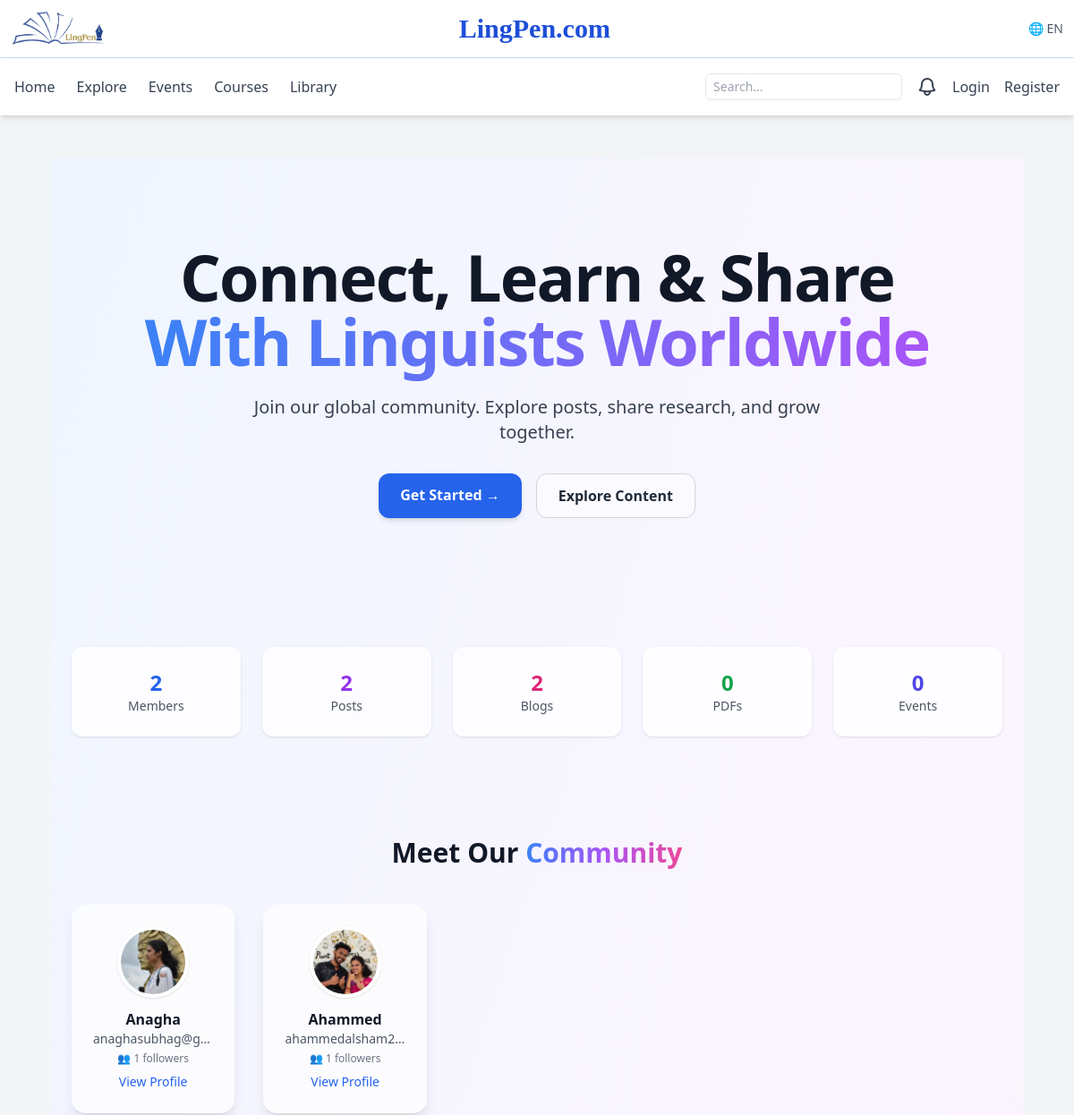
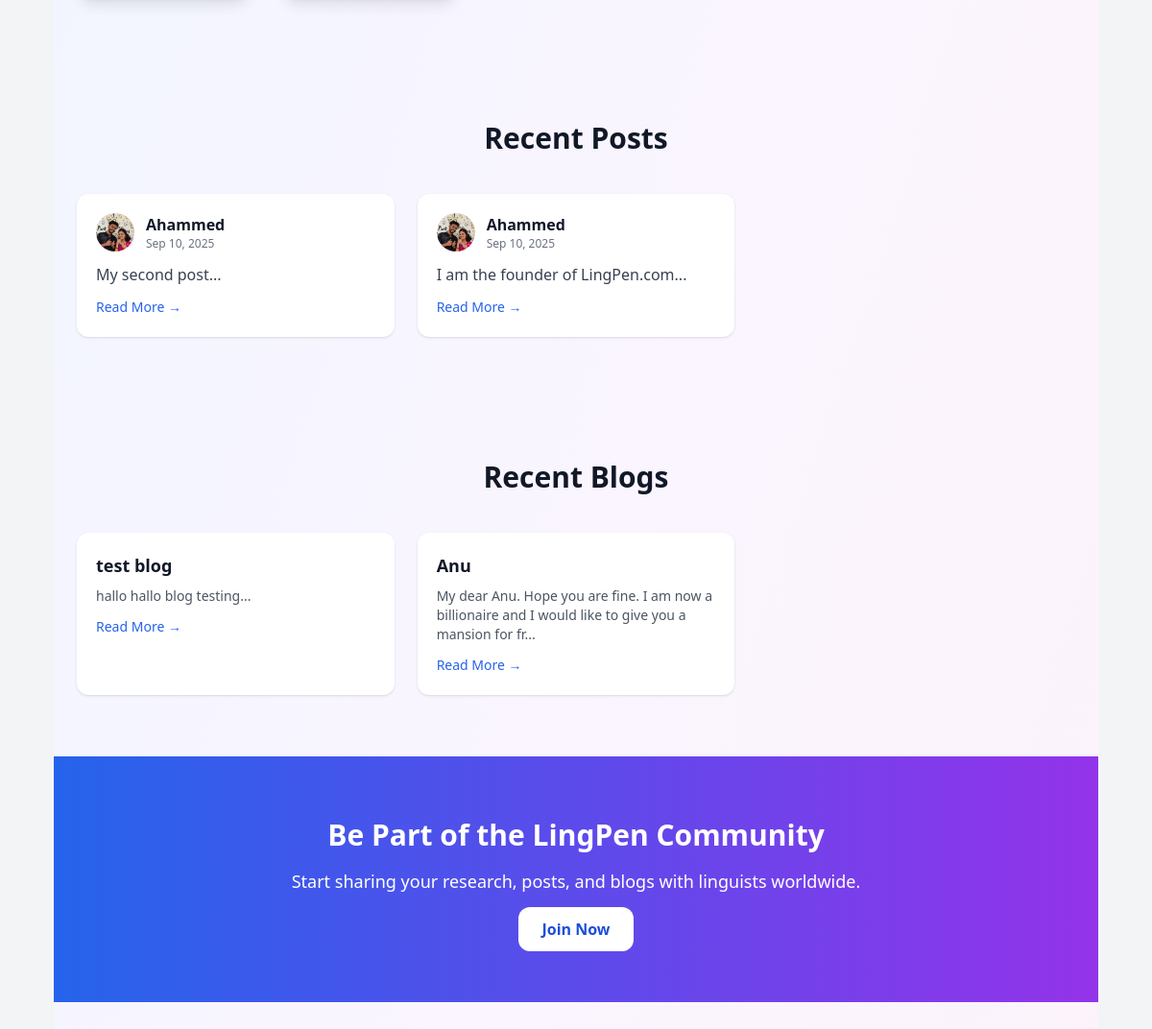
The page / on the database its author committed (2 pictures, top to bottom).
### app/models.py (models this page shows, shortened)
class User(UserMixin, db.Model):
    id = db.Column(db.Integer, primary_key=True)
    username = db.Column(db.String(80), unique=True, nullable=False, index=True)
    email = db.Column(db.String(255), unique=True, nullable=False, index=True)
    password_hash = db.Column(db.String(255), nullable=False)
    is_active = db.Column(db.Boolean, default=True)
    is_admin = db.Column(db.Boolean, default=False)
    email_verified_at = db.Column(db.DateTime)
    created_at = db.Column(db.DateTime, default=datetime.utcnow)
    profile = db.relationship("Profile", uselist=False, back_populates="user")
    following = db.relationship(
        "User",
        secondary=followers,
        primaryjoin=(followers.c.follower_id == id),
        secondaryjoin=(followers.c.followed_id == id),
        backref=db.backref("followers", lazy="dynamic"),
        lazy="dynamic"
    )
    post_comments = db.relationship("PostComment", back_populates="user", lazy="dynamic")
    blog_comments = db.relationship("BlogComment", back_populates="user", lazy="dynamic")

class Profile(db.Model):
    id = db.Column(db.Integer, primary_key=True)
    user_id = db.Column(db.Integer, db.ForeignKey("user.id"), unique=True)
    first_name = db.Column(db.String(80))
    last_name = db.Column(db.String(80))
    dob = db.Column(db.Date)
    photo_url = db.Column(db.String(255))
    cover_url = db.Column(db.String(255))
    about = db.Column(db.Text)
    primary_language = db.Column(db.String(80))
    interests = db.Column(db.String(255))
    proficiency_level = db.Column(db.String(50))
    user = db.relationship("User", back_populates="profile")

class Post(db.Model):
    id = db.Column(db.Integer, primary_key=True)
    user_id = db.Column(db.Integer, db.ForeignKey("user.id"), nullable=False, index=True)
    body = db.Column(db.Text, nullable=False)
    created_at = db.Column(db.DateTime, default=datetime.utcnow)
    updated_at = db.Column(db.DateTime, onupdate=datetime.utcnow)
    user = db.relationship("User", backref=db.backref("posts", lazy="dynamic"))
    likes = db.relationship("PostLike", back_populates="post", cascade='all, delete-orphan', lazy="dynamic")
    comments = db.relationship("PostComment", back_populates="post", cascade='all, delete-orphan', lazy="dynamic")

class Blog(db.Model):
    id = db.Column(db.Integer, primary_key=True)
    user_id = db.Column(db.Integer, db.ForeignKey("user.id"), nullable=False, index=True)
    title = db.Column(db.String(255), nullable=False)
    body = db.Column(db.Text, nullable=False)
    created_at = db.Column(db.DateTime, default=datetime.utcnow)
    updated_at = db.Column(db.DateTime, onupdate=datetime.utcnow)
    user = db.relationship("User", backref=db.backref("blogs", lazy="dynamic"))
    likes = db.relationship("BlogLike", back_populates="blog", cascade='all, delete-orphan', lazy="dynamic")
    comments = db.relationship("BlogComment", back_populates="blog", cascade='all, delete-orphan', lazy="dynamic")

### app/__init__.py (the view)
    @app.route("/")
    def home():
        users = User.query.order_by(User.id.desc()).limit(12).all()
        posts = Post.query.order_by(Post.created_at.desc()).limit(6).all()
        blogs = Blog.query.order_by(Blog.created_at.desc()).limit(6).all()  # latest 12 users
        return render_template("home.html", users=users, posts=posts, blogs=blogs)

### app/templates/home.html (shortened to what this page needs)
{% extends "base.html" %}
{% block content %}
<div class="min-h-screen bg-gradient-to-br from-blue-50 via-purple-50 to-pink-50">
  <section class="relative overflow-hidden">
    <div aria-hidden="true" class="absolute inset-0 -z-10 pointer-events-none">
      <div class="absolute top-56 right-16 w-[36rem] h-[36rem] rounded-full bg-gradient-to-bl from-pink-300 via-purple-300 to-blue-300 opacity-20 blur-3xl animate-spin-slow"></div>
      <div class="absolute inset-0 flex pointer-events-none">
        <span class="ipa floating -left-10 top-20 text-6xl text-[rgba(15,23,42,0.06)]">/ŋ/</span>
        <span class="ipa floating delay-1 left-1/4 top-40 text-5xl text-[rgba(15,23,42,0.05)]">/θ/</span>
        <span class="ipa floating delay-2 left-1/2 top-8 text-7xl text-[rgba(15,23,42,0.04)]">/ɹ/</span>
        <span class="ipa floating delay-3 right-14 top-56 text-6xl text-[rgba(15,23,42,0.05)]">/ʃ/</span>
      </div>
    </div>
    <div class="max-w-[85rem] mx-auto px-6 py-24 text-center">
      <h1 class="font-extrabold text-gray-900 text-4xl md:text-6xl lg:text-7xl tracking-tight leading-tight">
        Connect, Learn & Share <br>
        <span class="bg-clip-text text-transparent bg-gradient-to-r from-blue-500 via-purple-500 to-pink-500 animate-gradient">
        </span>
      </h1>
      <p class="mt-6 max-w-2xl mx-auto text-lg md:text-xl text-gray-700">
        Join our global community. Explore posts, share research, and grow together.
      </p>
      <div class="mt-8 flex justify-center gap-4">
        <a href="{{ url_for('auth.register') }}"
           class="px-6 py-3 rounded-xl bg-blue-600 text-white text-sm md:text-base font-semibold shadow-md hover:shadow-xl hover:bg-blue-700 transition transform hover:-translate-y-1">
          Get Started →
        </a>
        <a href="#explore"
           class="px-6 py-3 rounded-xl border border-gray-300 text-gray-800 text-sm md:text-base font-semibold bg-white/50 backdrop-blur-sm hover:bg-gray-100 transition transform hover:-translate-y-1">
          Explore Content
        </a>
      </div>
    </div>
  </section>
  <section class="reveal max-w-[85rem] mx-auto px-6 py-12 grid grid-cols-2 md:grid-cols-5 gap-6 text-center">
  <div class="card-animate p-6 bg-white/80 rounded-xl shadow">
      <p class="text-2xl font-bold text-blue-600">{{ users|length }}</p>
      <p class="text-gray-600 text-sm">Members</p>
    </div>
  <div class="card-animate p-6 bg-white/80 rounded-xl shadow">
      <p class="text-2xl font-bold text-purple-600">{{ posts|length }}</p>
      <p class="text-gray-600 text-sm">Posts</p>
    </div>
  <div class="card-animate p-6 bg-white/80 rounded-xl shadow">
      <p class="text-2xl font-bold text-pink-600">{{ blogs|length }}</p>
      <p class="text-gray-600 text-sm">Blogs</p>
    </div>
  <div class="card-animate p-6 bg-white/80 rounded-xl shadow">
      <p class="text-2xl font-bold text-green-600">{{ pdfs|length }}</p>
      <p class="text-gray-600 text-sm">PDFs</p>
    </div>
  <div class="card-animate p-6 bg-white/80 rounded-xl shadow">
      <p class="text-2xl font-bold text-indigo-600">{{ events|length }}</p>
      <p class="text-gray-600 text-sm">Events</p>
    </div>
  </section>
  <section id="community" class="reveal max-w-[85rem] mx-auto px-6 py-16">
    <h2 class="text-3xl font-bold text-center mb-10">
      Meet Our <span class="bg-clip-text text-transparent bg-gradient-to-r from-blue-500 via-purple-500 to-pink-500">Community</span>
    </h2>
    <div class="grid grid-cols-2 sm:grid-cols-3 md:grid-cols-4 lg:grid-cols-5 gap-8">
      {% for user in users %}
  <div class="group card-animate bg-white/70 backdrop-blur-md rounded-2xl shadow-lg p-6 text-center hover:shadow-2xl hover:bg-white/90">
          {% if user.profile.photo_url %}
            <img src="{{ user.profile.photo_url }}" class="w-20 h-20 mx-auto rounded-full border-4 border-white shadow mb-3 object-cover">
          {% else %}
            <div class="w-20 h-20 mx-auto flex items-center justify-center rounded-full bg-gradient-to-br from-blue-500 to-purple-600 text-white text-xl font-bold mb-3">
              {{ (user.profile.first_name or user.email)[0] | upper }}
            </div>
          {% endif %}
          <p class="font-semibold">{{ user.profile.first_name or user.email }}</p>
          <p class="text-sm text-gray-600 truncate">{{ user.email }}</p>
          <p class="text-xs text-gray-500 mt-1">👥 {{ user.followers.count() }} followers</p>
          <a href="{{ url_for('users.profile', user_id=user.id) }}" class="mt-2 inline-block text-sm text-blue-600 hover:underline">View Profile</a>
        </div>
      {% endfor %}
    </div>
  </section>
  <section id="explore" class="reveal max-w-[85rem] mx-auto px-6 py-16">
    <h2 class="text-3xl font-bold text-center mb-10">Recent Posts</h2>
    <div class="grid sm:grid-cols-2 lg:grid-cols-3 gap-6">
      {% for post in posts[:6] %}
  <div class="bg-white rounded-xl shadow card-animate p-5">
          <div class="flex items-center mb-3">
            <img src="{{ post.user.profile.photo_url or url_for('static', filename='default-avatar.png') }}" class="w-10 h-10 rounded-full mr-3">
            <div>
              <p class="font-semibold">{{ post.user.profile.first_name or post.user.email }}</p>
              <p class="text-xs text-gray-500">{{ post.created_at.strftime("%b %d, %Y") }}</p>
            </div>
          </div>
          <p class="text-gray-700">{{ post.body[:120] }}...</p>
          <a href="{{ url_for('posts.detail', post_id=post.id) }}" class="text-blue-600 text-sm mt-3 inline-block">Read More →</a>
        </div>
      {% endfor %}
    </div>
  </section>
  <section class="reveal max-w-[85rem] mx-auto px-6 py-16">
    <h2 class="text-3xl font-bold text-center mb-10">Recent Blogs</h2>
    <div class="grid sm:grid-cols-2 lg:grid-cols-3 gap-6">
      {% for blog in blogs[:6] %}
  <div class="bg-white rounded-xl shadow card-animate overflow-hidden">
          <div class="p-5">
            <h3 class="font-semibold text-lg">{{ blog.title }}</h3>
            <p class="text-sm text-gray-600 mt-2">{{ blog.body[:100] }}...</p>
            <a href="{{ url_for('blogs.detail', blog_id=blog.id) }}" class="text-blue-600 text-sm mt-3 inline-block">Read More →</a>
          </div>
        </div>
      {% endfor %}
    </div>
  </section>
  <section class="reveal bg-gradient-to-r from-blue-600 to-purple-600 text-white py-16 text-center">
    <h2 class="text-3xl font-bold mb-4">Be Part of the LingPen Community</h2>
    <p class="mb-6 text-lg">Start sharing your research, posts, and blogs with linguists worldwide.</p>
    <a href="{{ url_for('auth.register') }}" class="px-6 py-3 rounded-xl bg-white text-blue-700 font-semibold hover:bg-gray-100 transition">Join Now</a>
  </section>
</div>
{% endblock %}

### app/templates/home.html (style rules this page uses)
.animate-gradient { background-size: 200% 200%; animation: gradient 6s ease infinite; }
.animate-spin-slow { animation: spin 20s linear infinite; }
.animate-blob-slow { animation: blob 18s ease-in-out infinite; transform-origin: center; }
.ipa { position: absolute; font-family: 'Georgia', serif; line-height: 1; user-select: none; }
.floating { animation: floatY 8s ease-in-out infinite; opacity: 0.9; }
.floating.delay-1 { animation-delay: 1.6s; }
.floating.delay-2 { animation-delay: 3.2s; }
.floating.delay-3 { animation-delay: 4.8s; }
.reveal { opacity: 0; transform: translateY(18px) scale(0.995); transition: opacity 600ms ease, transform 600ms ease; will-change: opacity, transform; }
.reveal.is-visible { opacity: 1; transform: translateY(0) scale(1); }
.card-animate { transition: transform 250ms cubic-bezier(.2,.9,.2,1), box-shadow 250ms ease; }

### rows shown on the page
User: profile.photo_url (picture), profile "Anagha", email "anaghasubhag@g…", followers.count "1"
User: profile.photo_url (picture), profile "Ahammed", email "ahammedalsham2…", followers.count "1"
Post: user.profile (picture), user.profile "Ahammed", created_at "Sep 10, 2025", body "My second post"
Post: user.profile (picture), user.profile "Ahammed", created_at "Sep 10, 2025", body "I am the founder of LingPen.com"
Blog: title "test blog", body "hallo hallo blog testing"
Blog: title "Anu", body "My dear Anu. Hope you are fine. I am now a billionaire and I would like to give you a mansion for fr"

### other values the page prints
{{ users|length }} "2"
{{ posts|length }} "2"
{{ blogs|length }} "2"
{{ pdfs|length }} "0"
{{ events|length }} "0"
